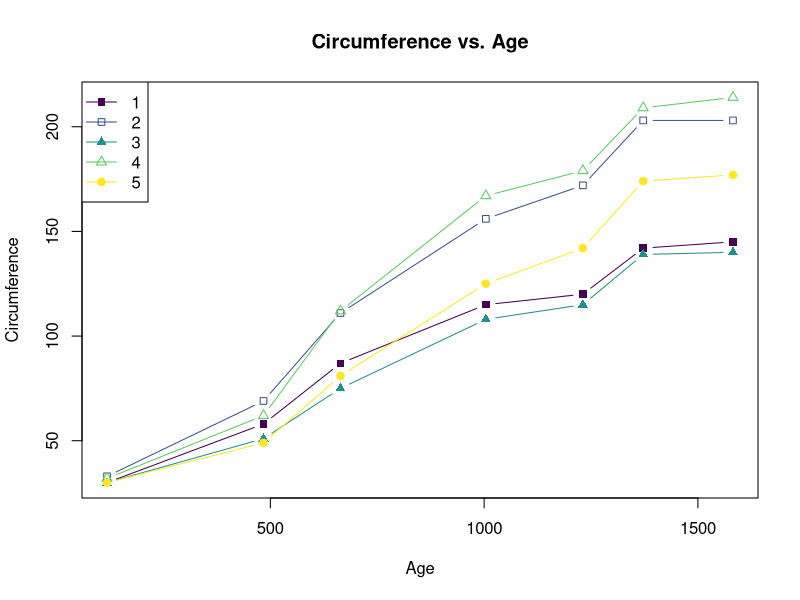
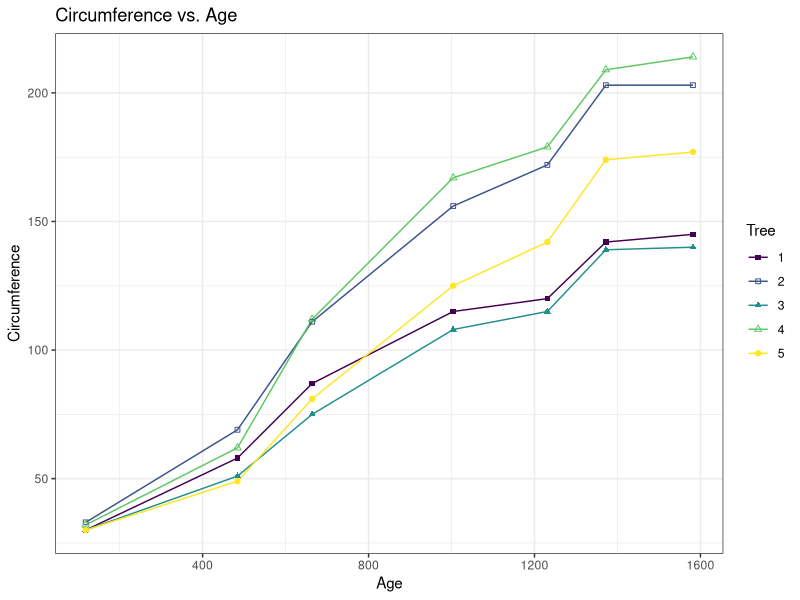

Write R code to recreate these figures, in order.
## ---- chunk 1
library(viridisLite)
treecolors <- viridis(nlevels(Orange$Tree))
treeshapes <- c(15,22,17,24,19)
Orange$Tree <- factor(Orange$Tree, levels=1:5, ordered=T)

# Label axes and create title
plot(circumference~age, 
     data = Orange,
     main = "Circumference vs. Age",
     xlab = "Age",
     ylab = "Circumference",
     type = "n")

# Create line plot for each tree using a unique shape and color
i <- 1
for (l in unique(Orange$Tree)) {
  lines(circumference[Orange$Tree == l]~age[Orange$Tree == l], 
        data = Orange,
        type = "b",
        col = treecolors[i],
        pch = treeshapes[i])
  i <- i + 1
}

# Legend showing shape and color of each tree
legend("topleft", 
       legend=levels(Orange$Tree), 
       col=treecolors,
       pch=treeshapes, 
       lty = rep(1,nlevels(Orange$Tree)))
## ---- chunk 2
library(ggplot2)
library(viridis)
treeshapes <- c(15,22,17,24,19)
Orange$Tree <- factor(Orange$Tree, levels=1:5, ordered=T)

ggplot(Orange, aes(x=age, y=circumference, color = Tree, shape = Tree)) +
  geom_line() +
  geom_point() + 
  scale_shape_manual(values=treeshapes) +
  scale_color_viridis(discrete=TRUE) +
  labs(x="Age", y="Circumference", title="Circumference vs. Age") +
  theme_bw()
